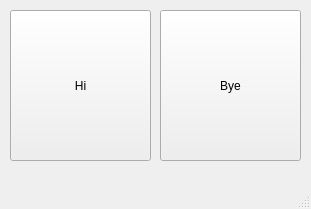
<?xml version="1.0" encoding="UTF-8"?>
<ui version="4.0">
 <class>MainWindow</class>
 <widget class="QMainWindow" name="MainWindow">
  <property name="geometry">
   <rect>
    <x>0</x>
    <y>0</y>
    <width>311</width>
    <height>209</height>
   </rect>
  </property>
  <property name="windowTitle">
   <string>MainWindow</string>
  </property>
  <widget class="QWidget" name="centralwidget">
   <widget class="QPushButton" name="pushButton">
    <property name="geometry">
     <rect>
      <x>10</x>
      <y>10</y>
      <width>141</width>
      <height>151</height>
     </rect>
    </property>
    <property name="text">
     <string>Hi</string>
    </property>
   </widget>
   <widget class="QPushButton" name="pushButton_2">
    <property name="geometry">
     <rect>
      <x>160</x>
      <y>10</y>
      <width>141</width>
      <height>151</height>
     </rect>
    </property>
    <property name="text">
     <string>Bye</string>
    </property>
   </widget>
  </widget>
  <widget class="QMenuBar" name="menubar">
   <property name="geometry">
    <rect>
     <x>0</x>
     <y>0</y>
     <width>311</width>
     <height>21</height>
    </rect>
   </property>
  </widget>
  <widget class="QStatusBar" name="statusbar"/>
 </widget>
 <resources/>
 <connections/>
</ui>
